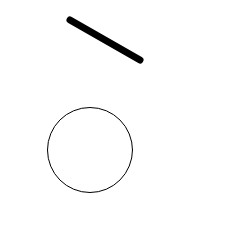
Frame 1 (no input)
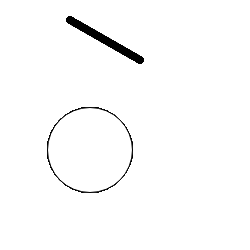
Frame 60 (no input)
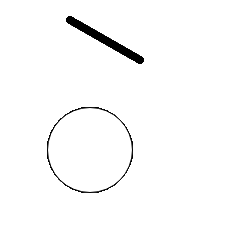
Frame 120 (the mouse pressed at the canvas centre since frame 60)

The p5.js sketch that drew these frames (run headless with seeded random() and noise() and a simulated clock; from frame 60 on, the mouse is pressed at the canvas centre):

// p5.js sketch
// ── sketch.js
//Amanda's first sketch in p5.js! 5/11/17


function setup() { // only happens once on the screen
  createCanvas(250,250); // sets the size of the canvas
}

function draw() { // loops in the canvas
  strokeWeight(7); // stroke weight determines the thickness of the line below
  line(70, 20,140, 60); // sets the coordinates to make a line by writing- line (x1, y1, x2, y2) which are my points in which I make a line.
  strokeWeight(1); // stroke weight determines the thickness of the line below
  ellipse(90, 150, 85, 85); // ellipse makes an oval. it is determined by the diameter which is the middle of the circle. then how high and wide you want your circle to be (x1,y 2, width, height) 
  
}
